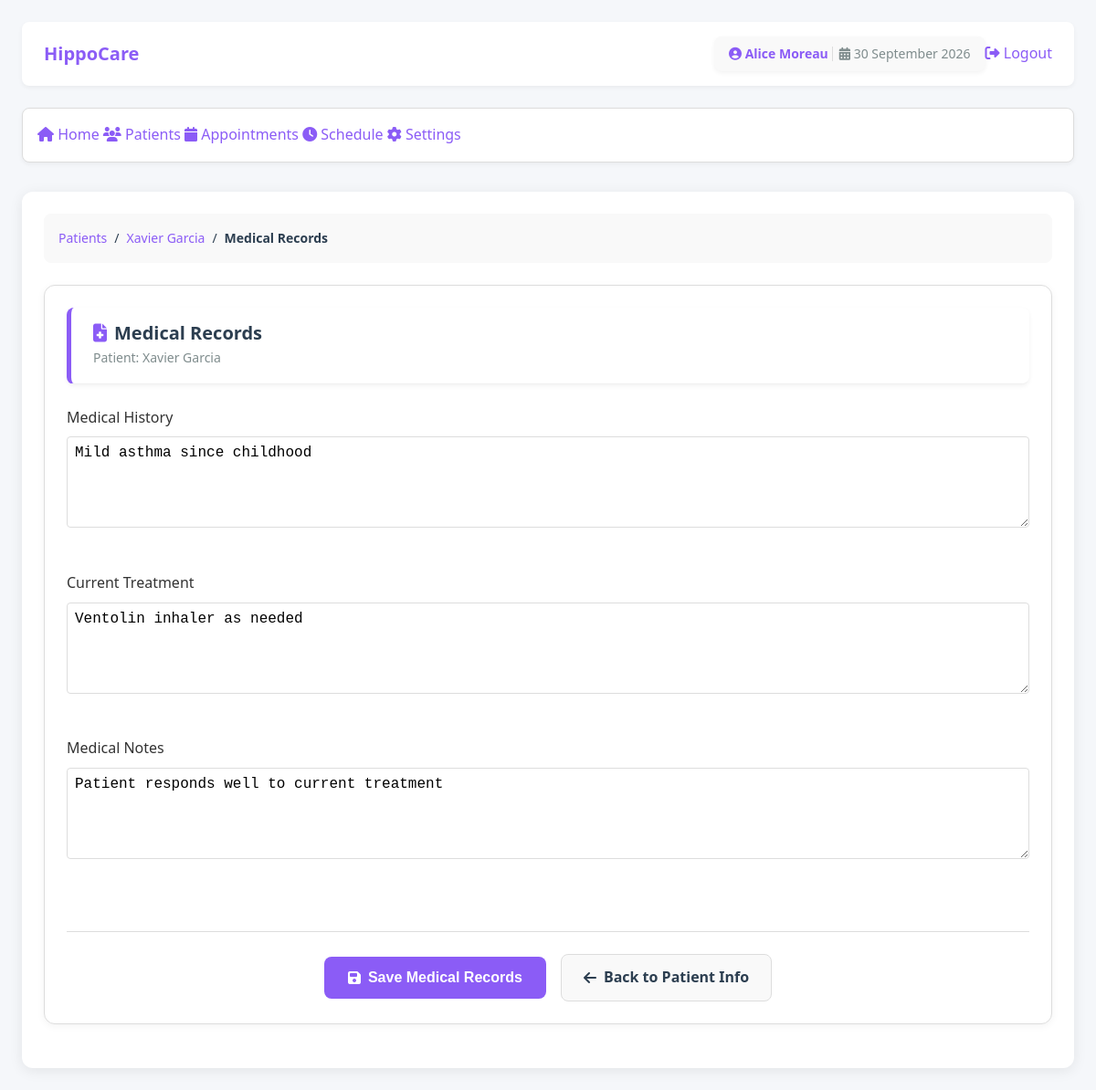
Screenshot of /cab-template/actors/assistant/assistant_patients_medical_records.php?patient_id=1 (signed in) with the database file from the repository.
### tables this page shows
CREATE TABLE `assistant` (
  `id_assistant` int(11) NOT NULL,
  `last_name` varchar(100) NOT NULL,
  `first_name` varchar(100) NOT NULL,
  `email` varchar(50) NOT NULL,
  `phone` varchar(20) NOT NULL,
  `password` varchar(255) NOT NULL,
  `birth_date` date DEFAULT NULL,
  `national_id` varchar(20) DEFAULT NULL,
  `recruitment_date` date DEFAULT NULL COMMENT 'Date hired by the clinic',
  `id_doctor` int(11) DEFAULT NULL
);

CREATE TABLE `patient` (
  `id_patient` int(11) NOT NULL,
  `last_name` varchar(100) NOT NULL,
  `first_name` varchar(100) NOT NULL,
  `email` varchar(50) NOT NULL,
  `phone` varchar(20) NOT NULL,
  `password` varchar(255) NOT NULL,
  `birth_date` date DEFAULT NULL,
  `national_id` varchar(20) NOT NULL
);

CREATE TABLE `medical_record` (
  `id_record` int(11) NOT NULL,
  `id_patient` int(11) NOT NULL,
  `medical_history` text DEFAULT NULL,
  `current_treatment` text DEFAULT NULL,
  `medical_notes` text DEFAULT NULL
);

### cab-template/actors/assistant/assistant_patients_medical_records.php (the view, shortened to what this page needs)
<?php
require_once("../../DB/secure_page.php");
$id_assistant = $_SESSION["id_assistant"];
$stmt = $conn->prepare("SELECT last_name, first_name, id_doctor FROM assistant WHERE id_assistant = ?");
$stmt->bind_param("i", $id_assistant);
$stmt->execute();
$assistant_data = $stmt->get_result()->fetch_assoc();
$assistant_name = $assistant_data['first_name'] . ' ' . $assistant_data['last_name'];
$patient_id = (int)$_GET['patient_id'];
$patient_stmt = $conn->prepare("SELECT id_patient, last_name, first_name FROM patient WHERE id_patient = ?");
$patient_stmt->bind_param("i", $patient_id);
$patient_stmt->execute();
$patient = $patient_stmt->get_result()->fetch_assoc();
$patient_name = $patient['first_name'] . ' ' . $patient['last_name'];
$record_stmt = $conn->prepare("SELECT medical_history, current_treatment, medical_notes FROM medical_record WHERE id_patient = ?");
$record_stmt->bind_param("i", $patient_id);
$record_stmt->execute();
$medical_record = $record_stmt->get_result()->fetch_assoc();
?>
<!DOCTYPE html>
<html lang="en">
<head>
    <link rel="stylesheet" href="css/assistant_style.css">
    <link rel="stylesheet" href="css/assistant_forms.css">
    <link rel="stylesheet" href="https://cdnjs.cloudflare.com/ajax/libs/font-awesome/6.4.0/css/all.min.css">
    <link rel="stylesheet" href="js/validation-errors.css">
</head>
<body>
    <div class="header-banner">
        <div class="logo-container">
            <a href="assistant_home.php" class="logo-link">
                <h1 class="logo-text">HippoCare</h1>
            </a>
        </div>
        <div class="header-actions">
            <span class="user-name">
                <span class="name-part">
                    <i class="fas fa-user-circle"></i>
                    <?php echo htmlspecialchars($assistant_name); ?>
                </span>
                <span class="date-part">
                    <i class="fas fa-calendar-alt"></i>
                    <?php echo date("d F Y"); ?>
                </span>
            </span>
            <a href="../../DB/logout.php" class="logout-btn">
                <i class="fas fa-sign-out-alt"></i>
                Logout
            </a>
        </div>
    </div>
    <div class="main-container">
        <aside class="sidebar">
            <nav class="nav-menu">
                <a href="assistant_home.php" class="nav-item">
                    <i class="fas fa-home"></i> Home
                </a>
                <a href="assistant_patients.php" class="nav-item">
                    <i class="fas fa-users"></i> Patients
                </a>
                <a href="assistant_app.php" class="nav-item">
                    <i class="fas fa-calendar"></i> Appointments
                </a>
                <a href="assistant_schedule.php" class="nav-item">
                    <i class="fas fa-clock"></i> Schedule
                </a>
                <a href="assistant_settings.php" class="nav-item">
                    <i class="fas fa-cog"></i> Settings
                </a>
            </nav>
        </aside>
        <main class="content">
            <div class="breadcrumb">
                <a href="assistant_patients.php">Patients</a>
                <span>/</span>
                <a href="assistant_patients_infos.php?patient_id=<?php echo $patient_id; ?>">
                    <?php echo htmlspecialchars($patient_name); ?>
                </a>
                <span>/</span>
                <span>Medical Records</span>
            </div>
            <article class="settings-block">
                <header class="settings-block-header">
                    <h2><i class="fas fa-file-medical"></i> Medical Records</h2>
                    <p>Patient: <?php echo htmlspecialchars($patient_name); ?></p>
                </header>
                <form method="POST" class="settings-form">
                    <div class="form-group">
                        <label for="medical_history">Medical History</label>
                        <textarea id="medical_history" name="medical_history" class="textarea-field" placeholder="Past medical conditions, surgeries, allergies, etc.">
<?php echo htmlspecialchars($medical_record['medical_history'] ?? ''); ?>
                        </textarea>
                    </div>
                    <div class="form-group">
                        <label for="current_treatment">Current Treatment</label>
                        <textarea id="current_treatment" name="current_treatment" class="textarea-field" placeholder="Current medications, ongoing treatments, therapies, etc.">
<?php echo htmlspecialchars($medical_record['current_treatment'] ?? ''); ?>
                        </textarea>
                    </div>
                    <div class="form-group">
                        <label for="medical_notes">Medical Notes</label>
                        <textarea id="medical_notes" name="medical_notes" class="textarea-field" placeholder="Additional medical notes and observations">
<?php echo htmlspecialchars($medical_record['medical_notes'] ?? ''); ?>
                        </textarea>
                    </div>
                    <div class="form-actions">
                        <button type="submit" class="btn btn-primary">
                            <i class="fas fa-save"></i>
                            Save Medical Records
                        </button>
                        <a href="assistant_patients_infos.php?patient_id=<?php echo $patient_id; ?>" class="btn btn-secondary">
                            <i class="fas fa-arrow-left"></i>
                            Back to Patient Info
                        </a>
                    </div>
                </form>
            </article>
        </main>
    </div>
</body>
</html>

### cab-template/actors/assistant/css/assistant_forms.css (style rules this page uses)
.form-group { position: relative; margin-bottom: 1rem; }
.form-group label { display: block; margin-bottom: 0.5rem; font-weight: 500; color: #333; }
.form-group input, .form-group textarea, .form-group select { width: 100%; padding: 0.5rem; border: 1px solid #ddd; border-radius: 4px; font-size: 1rem; transition: border-color 0.3s ease, box-shadow 0.3s ease; }
.form-actions { display: flex; gap: 1rem; margin-top: 2rem; padding-top: 1.5rem; border-top: 1px solid #ddd; flex-wrap: wrap; justify-content: center; align-items: center; }
.form-actions .btn { min-width: 180px; padding: 0.75rem 1.5rem; font-size: 1rem; font-weight: 600; }
.form-actions .btn-primary { background-color: var(--primary-color, #8b5cf6); color: white; }
.form-actions .btn-secondary { background-color: var(--bg-light, #f9f9f9); color: var(--text-color, #2c3e50); border: 1px solid var(--border-color, #ddd); }

### cab-template/actors/assistant/js/validation-errors.css (style rules this page uses)
.form-group { position: relative; margin-bottom: 1rem; }
.form-group input, .form-group textarea, .form-group select { width: 100%; padding: 0.5rem; border: 1px solid #ddd; border-radius: 4px; font-size: 1rem; transition: border-color 0.3s ease, box-shadow 0.3s ease; }
.form-group label { display: block; margin-bottom: 0.5rem; font-weight: 500; color: #333; }

### cab-template/actors/assistant/assistant_patients_medical_records.php (style rules this page uses)
.textarea-field { min-height: 100px; }

### rows the page displays
assistant: assistant_name "Alice Moreau"
patient: patient_name "Xavier Garcia"
medical_record: medical_history "Mild asthma since childhood", current_treatment "Ventolin inhaler as needed", medical_notes "Patient responds well to current treatment"
